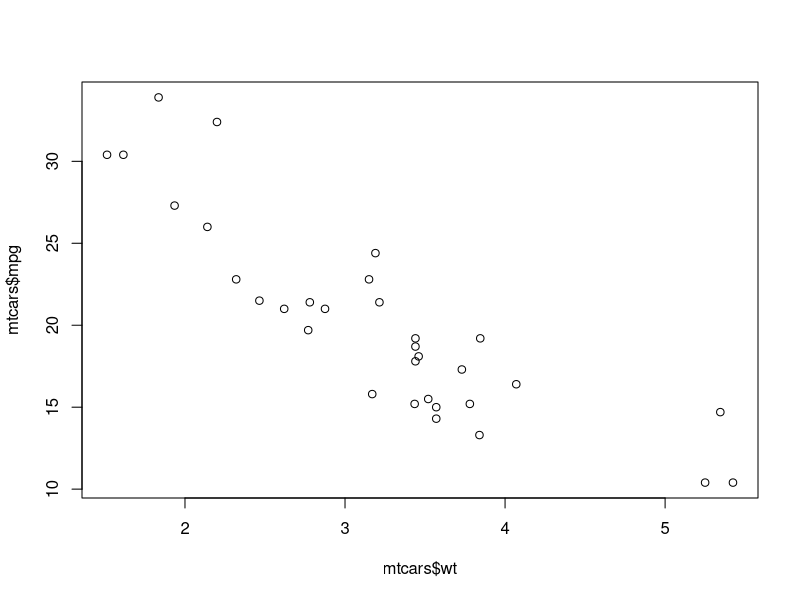
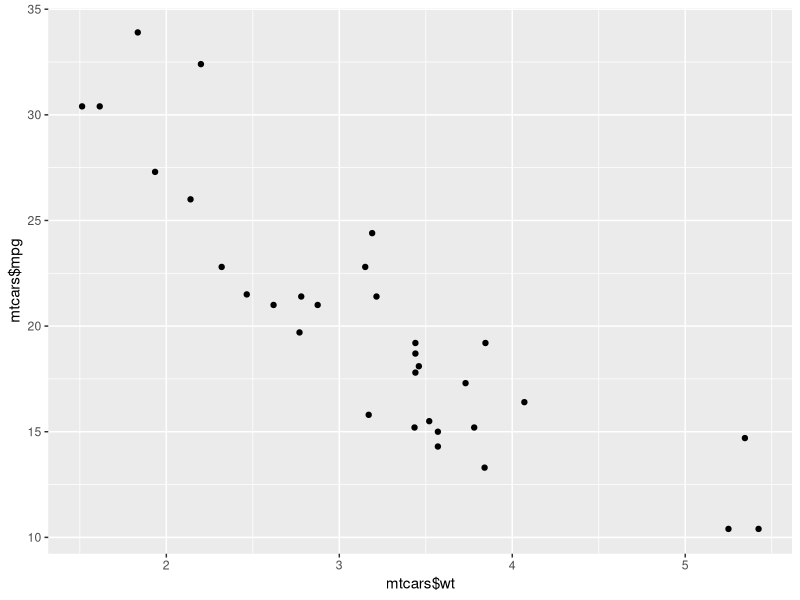
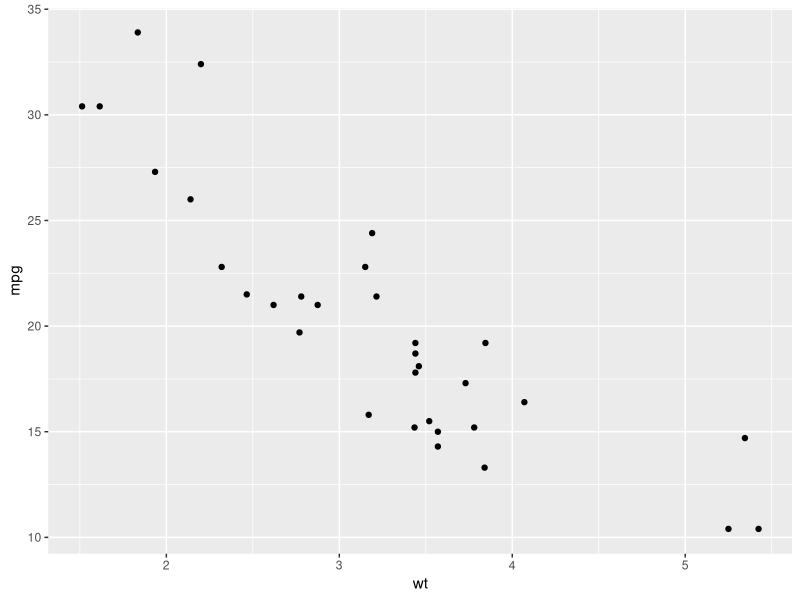
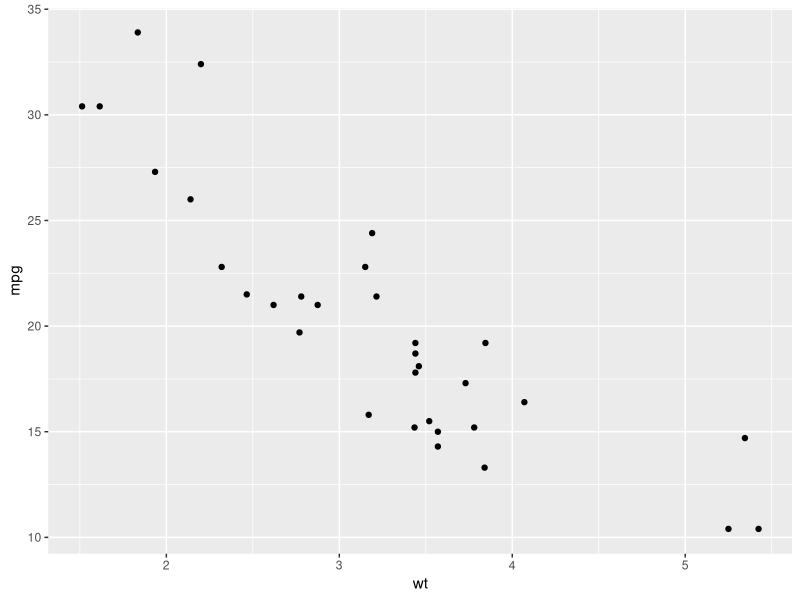
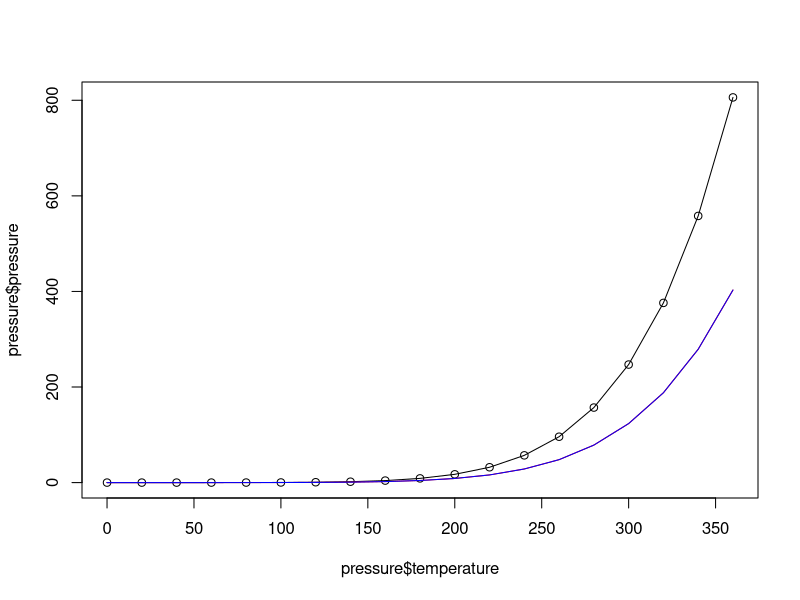
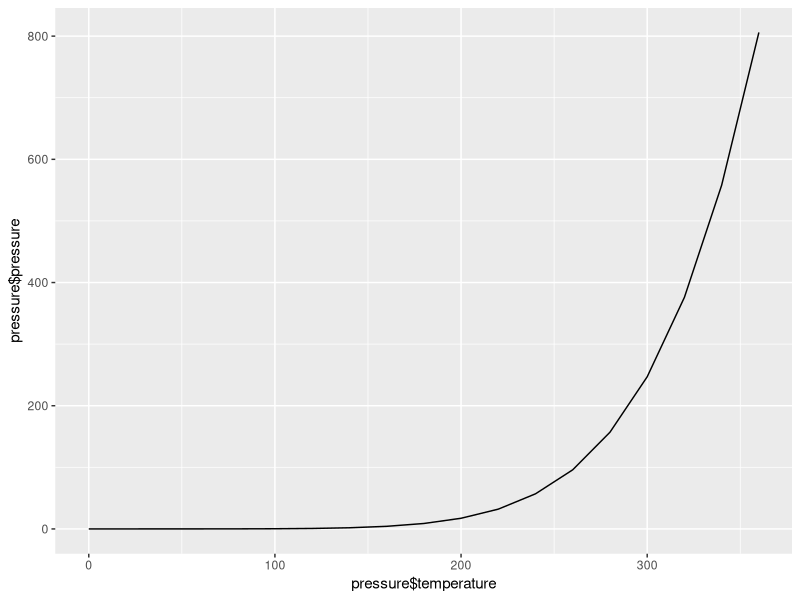
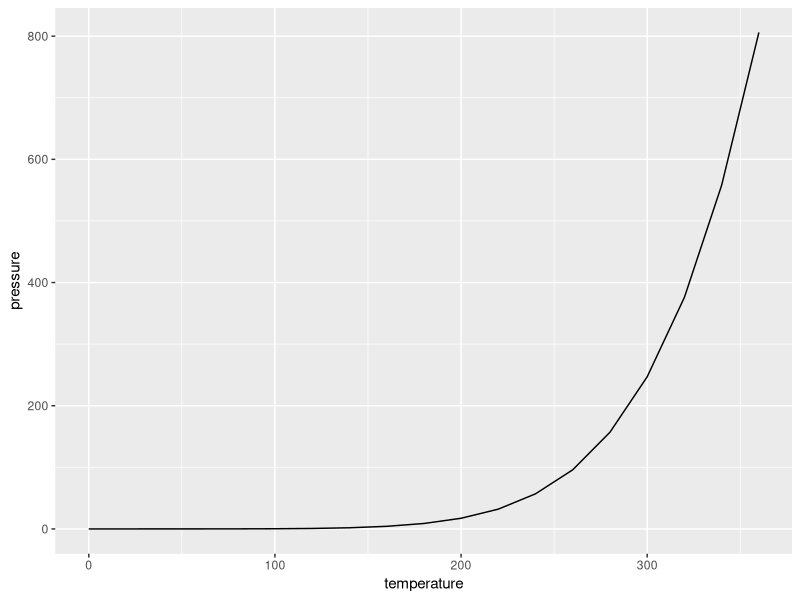
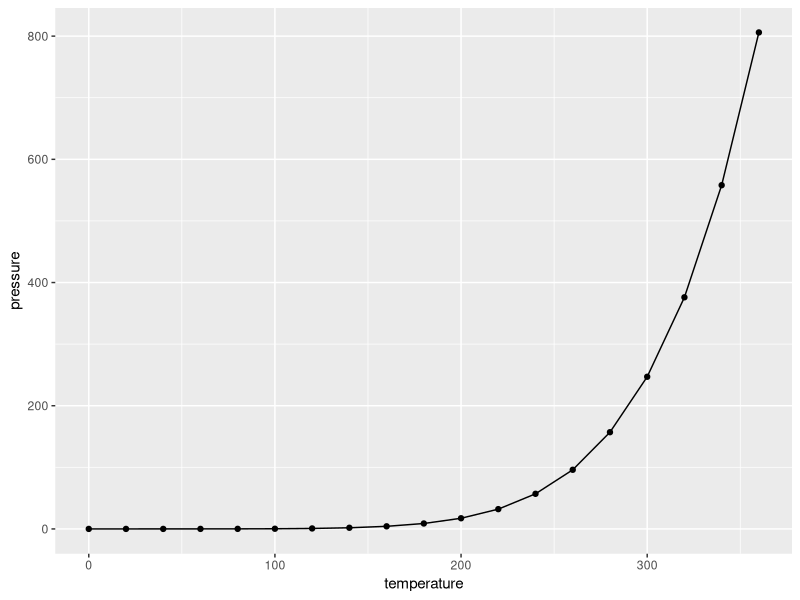

Here is the R script that generated these plots, in order:
# Lab 01 - Part 2 


# In class exercise (ggplot examples)
plot(mtcars$wt,mtcars$mpg)
library(ggplot2)
qplot(mtcars$wt, mtcars$mpg)
qplot(wt, mpg, data = mtcars)
ggplot(mtcars, aes(x=wt, y=mpg)) + geom_point()
plot(pressure$temperature, pressure$pressure, type = "l")
points(pressure$temperature, pressure$pressure)

lines(pressure$temperature, pressure$pressure/2, col="red")
lines(pressure$temperature, pressure$pressure/2, col="blue")
qplot(pressure$temperature, pressure$pressure, geom="line")
qplot(temperature, pressure, data = pressure, geom = "line")
ggplot(pressure, aes(x=temperature, y=pressure)) + geom_line() + geom_point()
ggplot(pressure, aes(x=temperature, y=pressure)) + geom_line() + geom_point()

#  Bar Graph 

barplot(BOD$demand)
table(mtcars$cyl)
barplot(table(mtcars$cyl))
qplot(mtcars$cyl)
qplot(factor(cyl), data = mtcars)
ggplot(mtcars, aes(x=factor(cyl))) + geom_bar()

hist(mtcars$mpg)
hist(mtcars$mpg, breaks = 10)
hist(mtcars$mpg, breaks = 5)
hist(mtcars$mpg, breaks = 12)
qplot(mpg, data = mtcars, binwidth=4)
ggplot(mtcars, aes(x=mpg)) + geom_histogram(binwidth = 4)
ggplot(mtcars, aes(x=mpg)) + geom_histogram(binwidth = 5)

plot(ToothGrowth$supp, ToothGrowth$len)
boxplot(len ~ supp, data = ToothGrowth)
boxplot(len ~ supp + dose, data = ToothGrowth)
qplot(ToothGrowth$supp, ToothGrowth$len, geom = "boxplot")
qplot(supp, len, data = ToothGrowth, geom = "boxplot")
ggplot(ToothGrowth, aes(x=supp, y=len)) + geom_boxplot()
qplot(interaction(ToothGrowth$supp, ToothGrowth$dose), ToothGrowth$len, geom = "boxplot")
qplot(interaction(supp, dose), len, data = ToothGrowth, geom = "boxplot")
ggplot(ToothGrowth, aes(x=interaction(supp, dose), y=len)) + geom_boxplot()

# ------------------------- END OF LAB 01 PART 2 ---------------------

